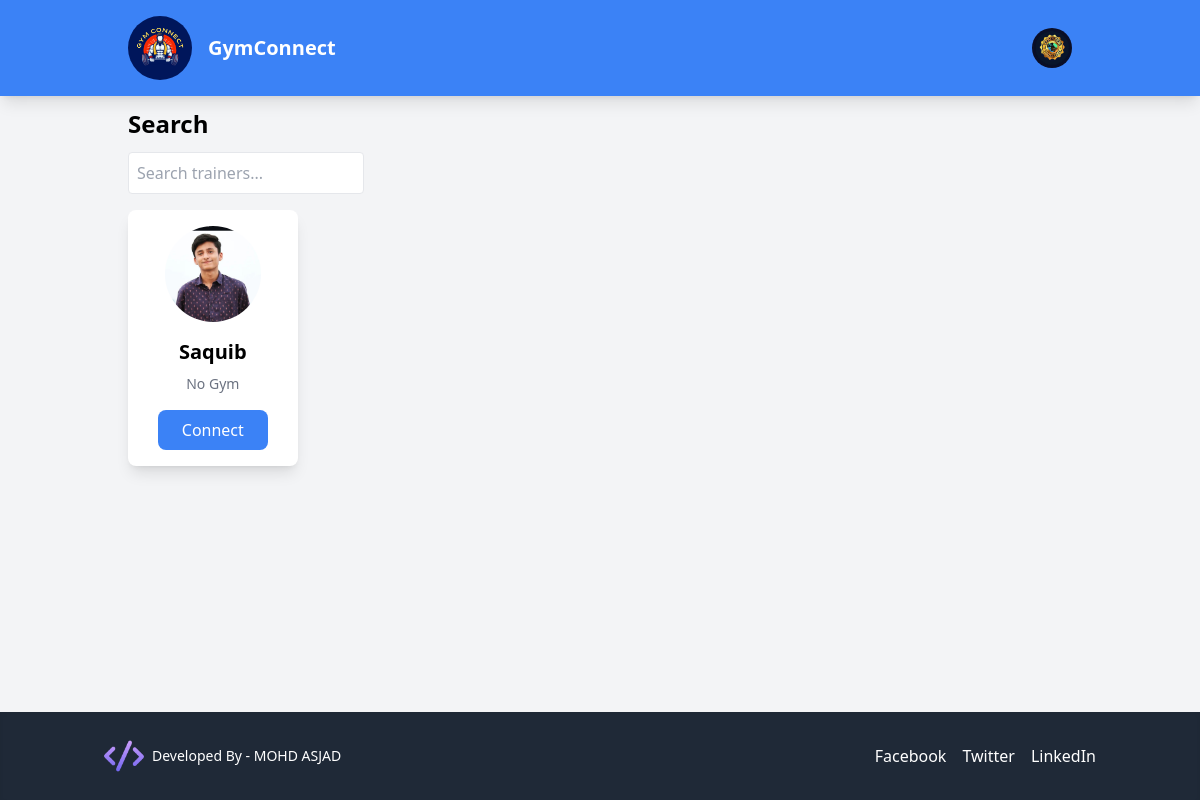
Page /gym-owner/add-trainer/ (signed in) on the earlier database version.
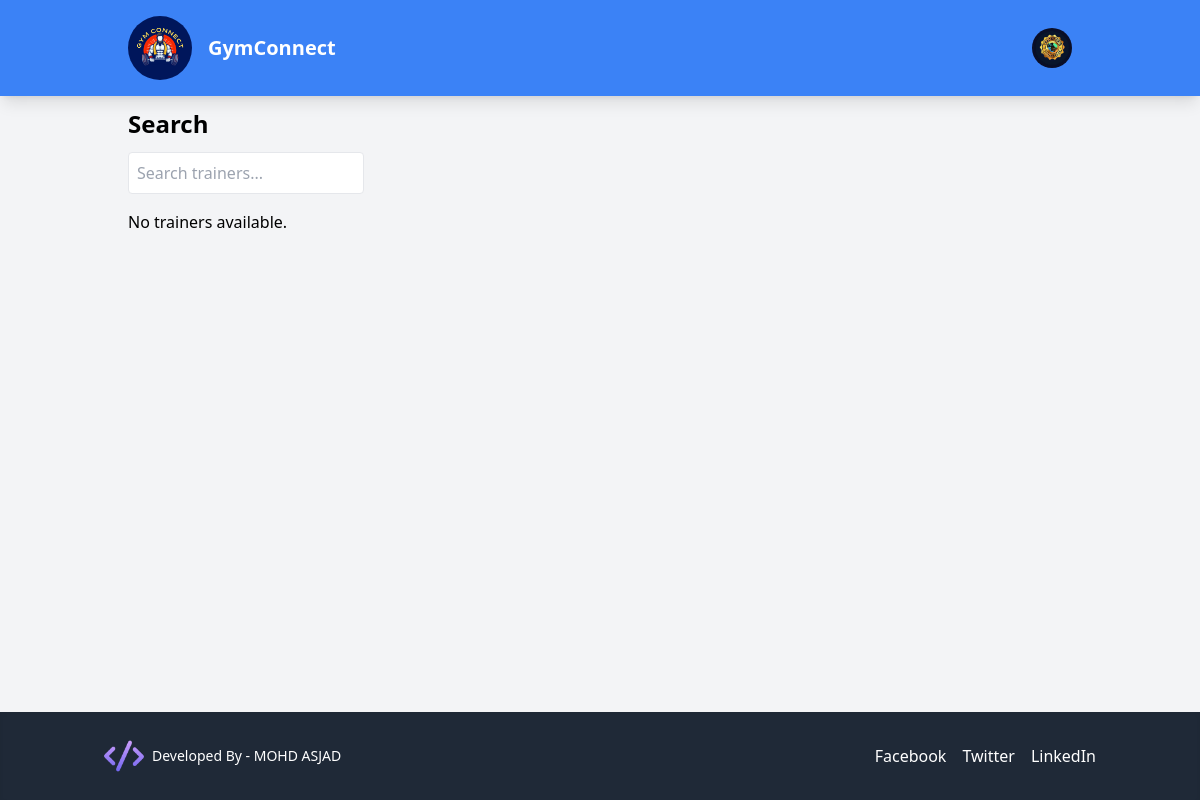
Same page on the later database version.
### accounts/models.py (models this page shows, shortened)
class BaseUser(AbstractBaseUser, PermissionsMixin):
    email = models.EmailField(unique=True)
    password = models.CharField(max_length=128)
    is_active = models.BooleanField(default=True)
    is_staff = models.BooleanField(default=False)
    objects = BaseUserManager()
    USERNAME_FIELD = 'email'
    REQUIRED_FIELDS = []

class Trainer(BaseUser):
    def default_gym_owner():
        try:
            return Trainer.objects.get(email="default@gymconnect.com").id
        except Trainer.DoesNotExist:
            return None  # or a default valid ID if you prefer
    name = models.CharField(max_length=255)
    gym_id = models.ForeignKey(GymOwner, on_delete=models.CASCADE, blank=True, null=True, default=default_gym_owner)  # Using callable for default
    contact_no = models.CharField(max_length=10, null= True)
    address = models.CharField(max_length=255,blank=True, null=True)
    city = models.CharField(max_length=100, blank=True, null=True)
    state = models.CharField(max_length=100, blank=True, null=True)
    profile_picture = models.ImageField(upload_to='profile_pictures/', blank=True, null=True)
    certificate_image = models.ImageField(upload_to='certificates/', blank=True, null=True)

### gymOwner/views.py (the view)
# urls.py: path('add-trainer/', views.add_trainer, name='add_trainer'),
@login_required
def add_trainer(request):
    owner=  request.user
    profile =  GymOwner.objects.get(id = owner.id)
    gym_owner = request.user.gymowner
    trainers = Trainer.objects.exclude(gym_id=gym_owner)
    trainer_requests = TrainerRequest.objects.filter(gym=gym_owner)
    requested_trainers = {trainer_request.trainer.id for trainer_request in trainer_requests}
    trainers_to_display = trainers.exclude(id__in=requested_trainers)
    return render(
        request,
        'gymOwner/add_trainer.html',
        {
            'trainers': trainers_to_display,# Only trainers that haven't been requested
            'profile':profile,
        }
    )

### gymOwner/templates/gymOwner/add_trainer.html (shortened to what this page needs)
<!DOCTYPE html>
<html lang="en">
  <head>
    <script src="https://cdn.tailwindcss.com"></script>
  </head>
  <body class="bg-gray-100 font-sans min-h-screen flex flex-col">
{% load static %}
    <header class="bg-blue-500 text-white py-4 shadow-lg">
      <div class="container mx-auto flex items-center justify-between">
        <div class="flex items-center space-x-4 px-10">
          <a href="{% url 'gym_owner_deshboard' %}"><img
            src="{% static 'core/image/logo.png' %}"
            class="w-16 h-16 rounded-full"
            alt="GymConnect Logo"
          /></a>
          <div class="text-xl font-semibold">GymConnect</div>
        </div>
        <nav class="relative px-10">
            <a href="{% url 'logout' %}">
              <img
              src="{{ profile.profile_picture.url }}"
              class="w-10 h-10 rounded-full object-cover"
              alt="Profile Picture"
            />
            </a>
          </div>
    </header>
    <main class="flex-grow flex">
    <div class="container mx-auto px-10">
      <h1 class="text-2xl font-bold my-3">Search</h1>
      <div class="mb-4">
        <input
          type="text"
          id="search-input"
          class="border p-2 rounded w-1/4 focus:outline-none focus:ring-2 focus:ring-blue-500"
          placeholder="Search trainers..."
          oninput="searchTrainers()"
        />
      </div>
<div id="trainer-list" class="grid grid-cols-1 sm:grid-cols-2 lg:grid-cols-5 gap-6">
  {% for trainer in trainers %}
  <div
    class="trainer-item bg-white p-4 shadow-lg rounded-lg transform hover:scale-105 transition-transform"
    data-trainer-id="{{ trainer.id }}"
  >
    <div class="mb-4 flex justify-center">
      <img
        src="{{ trainer.profile_picture.url }}"
        alt="Trainer Image"
        class="w-24 h-24 rounded-full object-cover"
      />
    </div>
    <h2
      class="text-xl font-semibold text-center cursor-pointer hover:text-blue-600 mb-2"
      onclick="openTrainerPopup({{ trainer.id }})"
    >
      {{ trainer.name }}
    </h2>
    <p class="text-sm text-gray-500 text-center mb-4">
      {% if trainer.gym_id %}
        {{ trainer.gym_id.gym_name }}
      {% else %}
        No Gym
      {% endif %}
    </p>
    <form method="post" class="text-center">
      <button
        id="connect-btn-{{ trainer.id }}"
        onclick="sendConnectionRequest({{ trainer.id }})"
        class="bg-blue-500 text-white px-6 py-2 rounded-lg hover:bg-blue-700 transition"
      >
        Connect
      </button>
    </form>
  </div>
  {% empty %}
  <p>No trainers available.</p>
  {% endfor %}
</div>
</div>
    </main>
    <footer class="bg-gray-800 text-white py-6 shadow-inner">
      <div class="container mx-auto flex items-center justify-between px-4">
        <div class="footer-logo flex items-center">
          <img
            src="{% static 'gymOwner/image/footer-logo.png' %}"
            class="w-10 h-10 rounded-full hover:scale-105 transition-transform duration-300"
            alt="Footer Logo"
          />
          <span class="ml-2 text-sm font-medium"
            >Developed By - MOHD ASJAD</span
          >
        </div>
        <div class="social-links flex space-x-4">
          <a href="#" class="hover:text-blue-400 transition duration-200"
            >Facebook</a
          >
          <a href="#" class="hover:text-blue-400 transition duration-200"
            >Twitter</a
          >
          <a href="#" class="hover:text-blue-400 transition duration-200"
            >LinkedIn</a
          >
        </div>
      </div>
    </footer>
  </body>
</html>

Differences in the rows shown:
no longer on this page (row edited): Trainer: profile_picture (picture), name "Saquib", shows "No Gym"
Other differences:
text now shown: "No trainers available."
